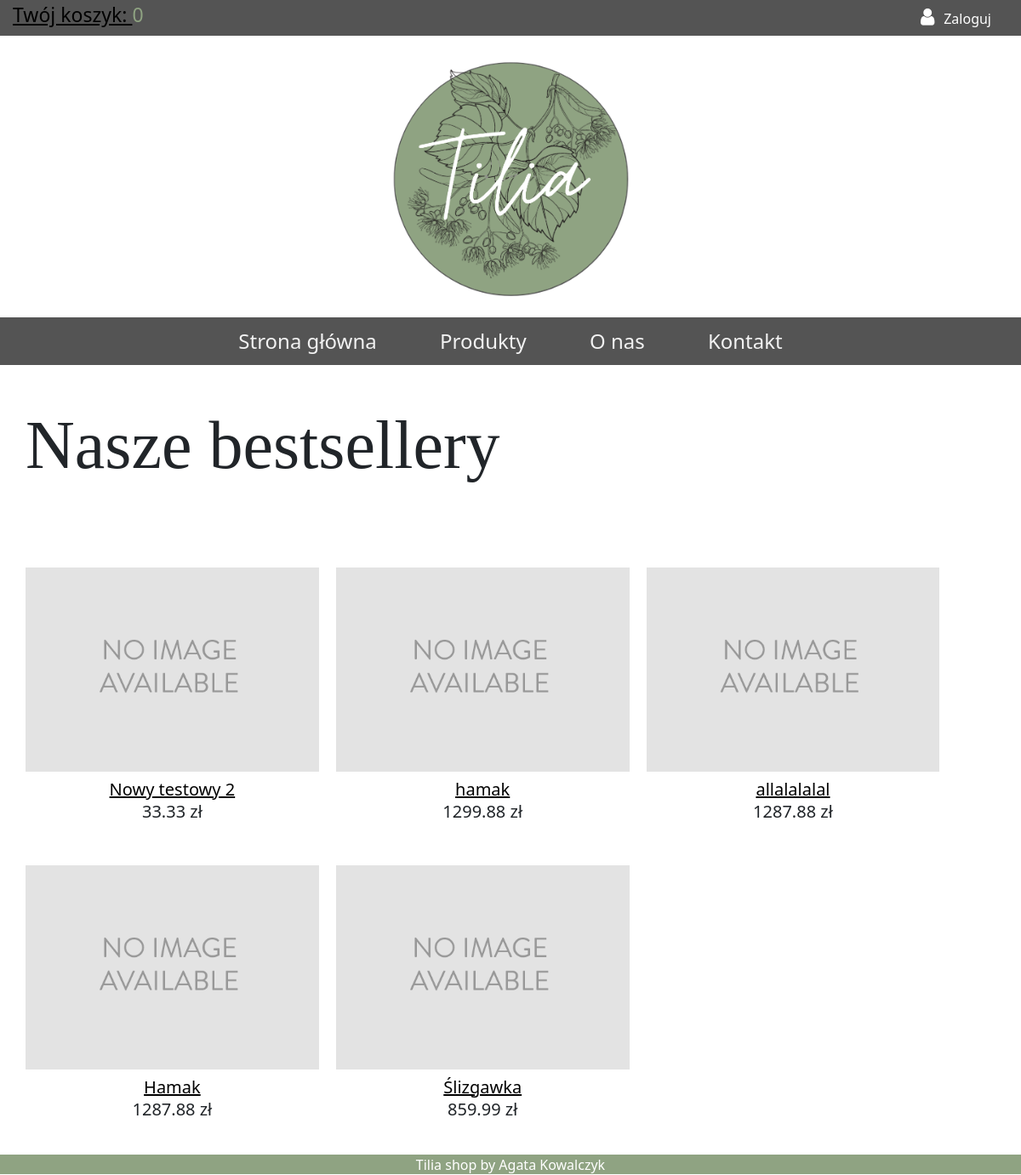
Before: / with the older database file.
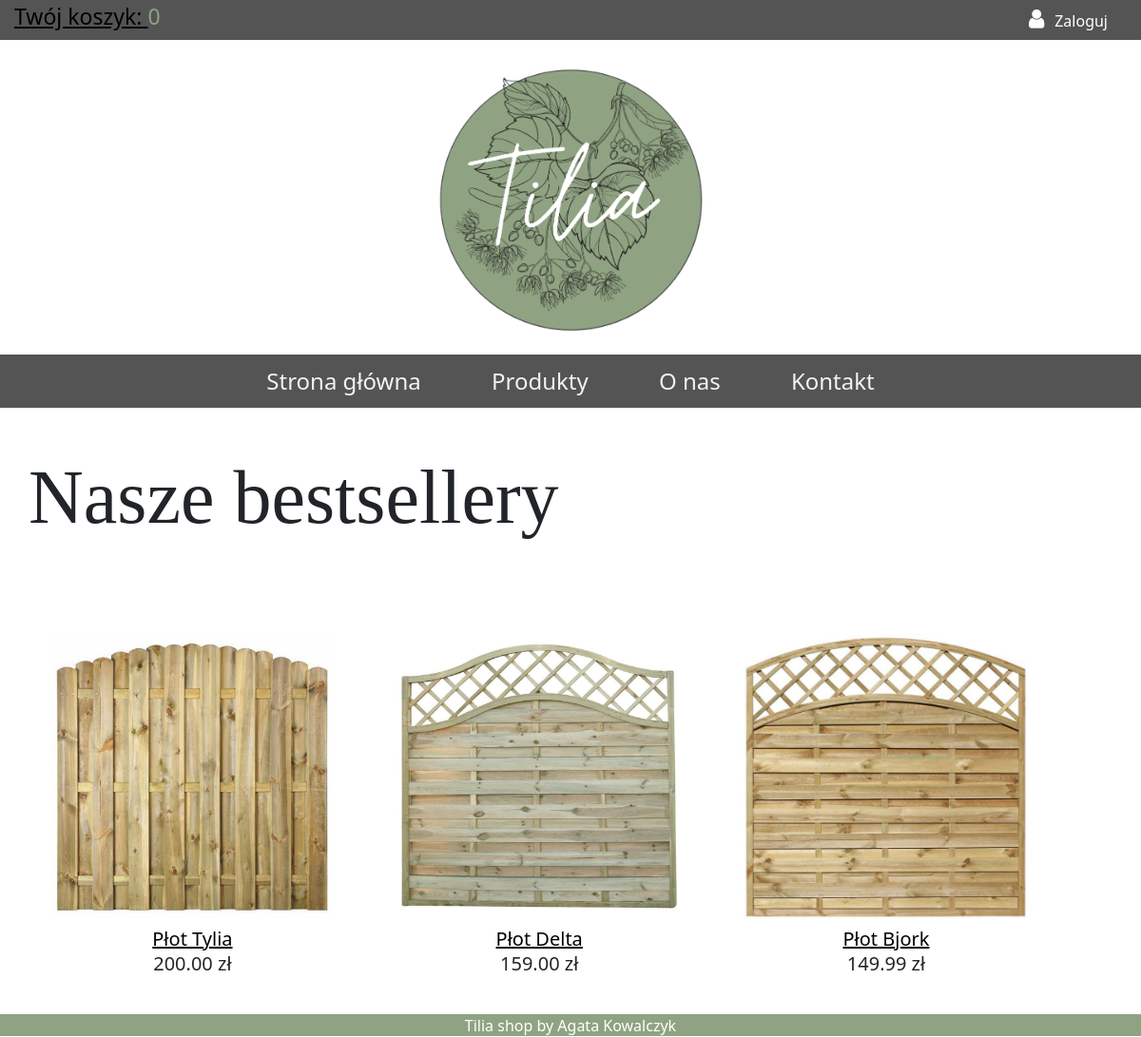
After: the same page with the newer database file.
### shop/models.py (models this page shows, shortened)
class Product(models.Model):
    category = models.ForeignKey(Category, on_delete=models.CASCADE, blank=True, null=True)
    manufacturer = models.ForeignKey(Manufacturer, on_delete=models.CASCADE, blank=True, null=True)
    name = models.CharField(max_length=200)
    image = models.ImageField(upload_to='products/%Y/%m/%d', blank=True)
    description = models.TextField(blank=True)
    price = models.DecimalField(max_digits=1000, decimal_places=2)
    stock = models.PositiveBigIntegerField()
    available = models.BooleanField(default=True)
    new = models.BooleanField(default=True)
    bestseller = models.BooleanField(default=False)
    created = models.DateTimeField(auto_now_add=True)
    updated = models.DateTimeField(auto_now=True)
    class Meta:
        ordering = ('-created',)

### shop/views.py (the view)
# urls.py: path("", views.bestseller_products_list, name="home"),
def bestseller_products_list(request):
    products = Product.objects.filter(available=True, bestseller=True)
    context = {
        'products': products
    }
    return render(request, 'shop/Products/home.html', context)

### cart/cart.py (called while the page is built)
    def __len__(self):
        return sum(item['quantity'] for item in self.cart.values())

### cart/context_processors.py (called while the page is built)
def cart(request):
    return {'cart': Cart(request)}

### shop/templates/shop/Products/home.html (shortened to what this page needs)
{% extends "shop/base.html" %}
{% load static %}
{% block content %}
    <div class="product-list" style="width: 100%; margin-left: auto; margin-right: auto;">
        <h1 style="font-family: 'Brush Script MT', cursive; font-size: 80px;">Nasze bestsellery</h1>
        <br><br>
        {% for product in products %}
            <div class="item">
                <a href="{% url 'product_detail' product.id %}">
                    <img src="{% if product.image %}{{ product.image.url }}{% else %}{% static 'img/no_image.png' %}{% endif %}">
                </a>
                <br>
                <a href="{% url 'product_detail' product.id %}">{{ product.name }}</a><br>
                {{ product.price }} zł
            </div>
        {% endfor %}
    </div>
{% endblock %}

### shop/templates/shop/base.html (shortened to what this page needs)
{% load static %}
<link rel="stylesheet" type="text/css" href="{% static 'css/base.css' %}">
<!DOCTYPE html>
<html lang="en">
<head>
    <link href="https://cdn.jsdelivr.net/npm/bootstrap@5.0.0-beta1/dist/css/bootstrap.min.css" rel="stylesheet">
    <link rel="stylesheet" href="https://cdnjs.cloudflare.com/ajax/libs/font-awesome/4.7.0/css/font-awesome.min.css">
</head>
<body>
    <link rel="stylesheet" href="https://cdnjs.cloudflare.com/ajax/libs/font-awesome/4.7.0/css/font-awesome.min.css">
    <div class="topbar">
        <ul>
            {% if user.is_authenticated %}
                <li style="float:right;"><a href="/logout"><i class="fa fa-fw fa-user" style="font-size:23px"></i> Wyloguj</a></li>
                <li style="float:right;"><i style="color: #8fa382; font-size: 25px;">Witaj {{ user.first_name }}!</i></li>
            {% else %}
              <li style="float:right"><a href="/login"><i class="fa fa-fw fa-user" style="font-size:23px"></i> Zaloguj</a></li>
                <div class="cart" style="color: #8fa382; font-size: 23px;">
                    {% with total_items=cart|length %}
                    <a href="{% url 'cart:cart_detail' %}" style="color: black;">
                        Twój koszyk:
                    </a>
                    {{ total_items }}
                    {% endwith %}
                </div>
            {% endif %}
        </ul>
    </div>
    <div id="logo">
        <center><a href="{% url 'home'  %}"><img  height="300" src="{% static 'img/Tilia-logo1.PNG' %}" alt="My logo"></a></center>
    </div>
    <nav>
      <a href="{% url 'home'  %}">Strona główna</a>
        {% if user.is_authenticated %}
            <div class="dropdown">
              <button class="dropbtn">Produkty</button>
              <div class="dropdown-content" style="text-align: left;">
                  <a href="{% url 'products_all' %}">Wszystkie produkty</a>
                  <a href="{% url 'add_new_product'%}">Dodaj nowy produkt</a>
                  <a href="{% url 'add_new_category'%}">Dodaj nową kategorię</a>
                  <a href="{% url 'add_new_manufacturer'%}">Dodaj nowego producenta</a>
              </div>
            </div>
        <a href="{% url 'orders:orders_list'  %}">Zamówienia</a>
        {% else %}
            <a href="{% url 'products'  %}">Produkty</a>
        {% endif %}
      <a href="{% url 'about'  %}">O nas</a>
      <a href="{% url 'contact'  %}">Kontakt</a>
    </nav>
    <div id="main">
        {% block content %}
        {% endblock %}
    </div>
    <br><br><br><br><br>
    <footer class="footer">
        <div>
            <p>Tilia shop by Agata Kowalczyk</p>
        </div>
    </footer>
</body>
</html>

### shop/static/css/base.css (style rules this page uses)
.topbar ul { list-style-type: none; padding: 0 15px; overflow: hidden; background-color: #545454; }
.topbar li { float: left; padding:0 10px; }
.topbar li a { display: block; color: white; text-align: center; padding: 8px 10px; text-decoration: none; }
nav { background-color: #545454; text-align: center; margin-top: 15px; }
nav a { color: #f2f2f2; text-align: center; padding: 10px 35px; text-decoration: none; font-size: 24px; display: inline-block; }
html, body { margin:0; padding:0; height:100%; }
.footer { background-color: #8fa382; bottom: 0; width: 100%; clear: both; position: relative; }
.footer p { color: white; position: relative; height:23px; text-align: center; }
.product-list { padding: 30px 30px; width:75%; float:left; }
.product-list h1 { width:50%; }
.product-list a { color: black; }
.product-list .item { width:32%; padding:10px 20px 10px 0; float:left; text-align:center; line-height:1.3; font-size:20px; margin-top: 30px; }
.product-list .item img { max-width:100%; max-height: 300px; margin-bottom: 8px; }

Changed rows visible on the page:
removed Product: name "Nowy testowy 2", price "33.33"
removed Product: name "hamak", price "1299.88"
removed Product: name "allalalalal", price "1287.88"
removed Product: name "Hamak", price "1287.88"
removed Product: name "Ślizgawka", price "859.99"
added Product: image (picture), name "Płot Tylia", price "200.00"
added Product: image (picture), name "Płot Delta", price "159.00"
added Product: image (picture), name "Płot Bjork", price "149.99"
